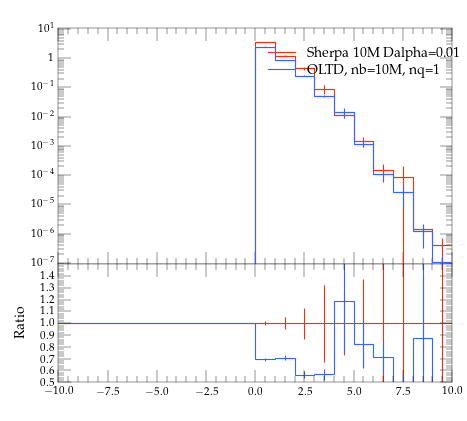

Generate this figure with Python:
#! /usr/bin/env python

# This Python script was auto-generated using YODA v2.0.0.
# Analysis object: /evtb/cutEg_jbjg_deta
# Timestamp: 13-04-2024 (07:56:31)

import matplotlib as mpl
import matplotlib.pyplot as plt
mpl.use('Agg') # comment out for interactive use
import os
import numpy as np

plotDir = os.path.split(os.path.realpath(__file__))[0]
if 'YODA_USER_PLOT_PATH' in globals():
    plot_outdir = globals()['YODA_USER_PLOT_PATH']
else:
    plot_outdir = plotDir

#plot style
plt.style.use(os.path.join(plotDir, '../default.mplstyle'))
# plot metadata
figW, figH = plt.rcParams['figure.figsize']
ax_xLabel = r''
ax_yLabel = r''
ax_title  = r''
ax_xScale = 'linear'
ax_yScale = 'log'
xLims = (-10.0, 10.0)
yLims = (9e-08, 11.0)

# TeX-friendly labels for the legend
labels = [ r"Sherpa 10M Dalpha=0.01", r"OLTD, nb=10M, nq=1" ]

# Create figure and axis objects
fig, (ax, ratio0_ax) = plt.subplots(2, 1, sharex=True,
                  figsize=(figW,figH), gridspec_kw={'height_ratios': (2, 1)})
ratio0_ax.yaxis.set_major_locator(mpl.ticker.MultipleLocator(0.1))
ratio0_ax.set_ylim(0.5, 1.4999)
ratio0_ax.set_ylabel('Ratio')

# LineColor map: curve index -> color
linecolors = {0: '#EE3311', 1: '#3366FF'}
# the numerical data is stored in a separate file
dataf = dict()
prefix = os.path.split(__file__)[0]
if prefix:    prefix = prefix + '/'
exec(open(prefix+'cutEg_jbjg_deta__data.py').read(), dataf)


legend_handles = [] # keep track of handles for the legend

# style options for curves
# starts at zorder>=5 to draw curve on top of legend
styles = {
  'curve0': {
    'color' : linecolors[0],
    'linestyle' : '-',
    'marker' : 'o',
    'zorder' : 5,
    'histstyle' : True,
  },
  'curve1': {
    'color' : linecolors[1],
    'linestyle' : '-',
    'marker' : 'o',
    'zorder' : 6,
    'histstyle' : True,
  },
}
# curve from input yoda files in main panel
for label in dataf['yvals'].keys():
    if all(np.isnan(v) for v in dataf['yvals'][label]):
        continue
    tmp = None
    if styles[label]['histstyle']: # draw as histogram
        tmp, = ax.plot(dataf['xedges'], dataf['yedges'][label],
                       color=styles[label]['color'],
                       linestyle=styles[label]['linestyle'],
                       drawstyle='steps-pre', solid_joinstyle='miter',
                       zorder=styles[label]['zorder'], label=label)
        ax.errorbar(dataf['xpoints'], dataf['yvals'][label], color=styles[label]['color'],
                    xerr=dataf['xerrs'], yerr=[dataf['ydowns'][label], dataf['yups'][label]],
                    linestyle='none', zorder=styles[label]['zorder'])
    else: # draw as scatter
        tmp = ax.errorbar(dataf['xpoints'], dataf['yvals'][label],
                          xerr=dataf['xerrs'],
                          yerr=[ dataf['ydowns'][label],
                          dataf['yups'][label] ],
                          fmt=styles[label]['marker'],
                          ecolor=styles[label]['color'],
                          color=styles[label]['color'], zorder=2)
        tmp[-1][0].set_linestyle(styles[label]['linestyle'])
    legend_handles += [tmp]
    for varLabel in dataf['variation_yvals'].keys():
        if varLabel.startswith(label):
            tmp, = ax.plot(dataf['xedges'], dataf['variation_yvals'][varLabel],
                           color=styles[label]['color'],
                           linestyle=styles[label]['linestyle'],
                           drawstyle='steps-pre', solid_joinstyle='miter',
                           zorder=styles[label]['zorder'], alpha=0.5)


# plots on ratio panel
# curve from input yoda files in ratio panel
for label, yvals in dataf['ratio0_yvals'].items():
    if all(np.isnan(v) for v in yvals):
        continue
    if styles[label]['histstyle']: # plot as histogram
        ratio0_ax.plot(dataf['xedges'], yvals,
                       color=styles[label]['color'],
                       linestyle=styles[label]['linestyle'],
                       drawstyle='steps-pre', zorder=1,
                       solid_joinstyle='miter')
        ratio0_ax.vlines(dataf['xpoints'],
                         dataf['ratio0_ymin'][label],
                         dataf['ratio0_ymax'][label],
                         color=styles[label]['color'], zorder=1)
    else: # plot as scatter
        tmp = ratio0_ax.errorbar(dataf['xpoints'],
                                 yvals, xerr=dataf['xerrs'],
                                 yerr=dataf['ratio0_yerrs'][label],
                                 fmt=styles[label]['marker'],
                                 ecolor=styles[label]['color'],
                                 color=styles[label]['color'])
        tmp[-1][0].set_linestyle(styles[label]['linestyle'])

    for varlabel in dataf['ratio0_variation_vals'].keys():
        if varlabel.startswith(label):
            ratio0_ax.plot(dataf['xedges'],
                            dataf['ratio0_variation_vals'][varlabel],
                            color=styles[label]['color'],
                            linestyle=styles[label]['linestyle'],
                            drawstyle='steps-pre', solid_joinstyle='miter',
                            zorder=1, alpha=0.5)

legend_pos = (0.5, 0.97)
ax.legend(legend_handles, labels, loc='upper left', bbox_to_anchor=legend_pos)

# set plot metadata as defined above
ratio0_ax.set_xlabel(ax_xLabel)
ratio0_ax.xaxis.set_label_coords(1., -.15)
ax.set_ylabel(ax_yLabel, loc='top')
ax.set_title(ax_title, loc='left')
ax.set_xscale(ax_xScale)
ax.set_yscale(ax_yScale)
ax.set_xlim(xLims)
ax.set_ylim(yLims)

# tick formatting
plt.rcParams['xtick.top'] = True
plt.rcParams['ytick.right'] = True
ax.yaxis.set_major_locator(mpl.ticker.LogLocator(base=10.0, numticks=np.inf))
ax.yaxis.set_minor_locator(mpl.ticker.LogLocator(
                           base=10.0, subs=np.arange(0.1, 1, 0.1), numticks=np.inf))
fig.align_ylabels((ax, ratio0_ax))
plt.savefig(os.path.join(plot_outdir, 'cutEg_jbjg_deta.pdf'), format='PDF')
plt.savefig(os.path.join(plot_outdir, 'cutEg_jbjg_deta.png'), format='PNG')

plt.close(fig)
